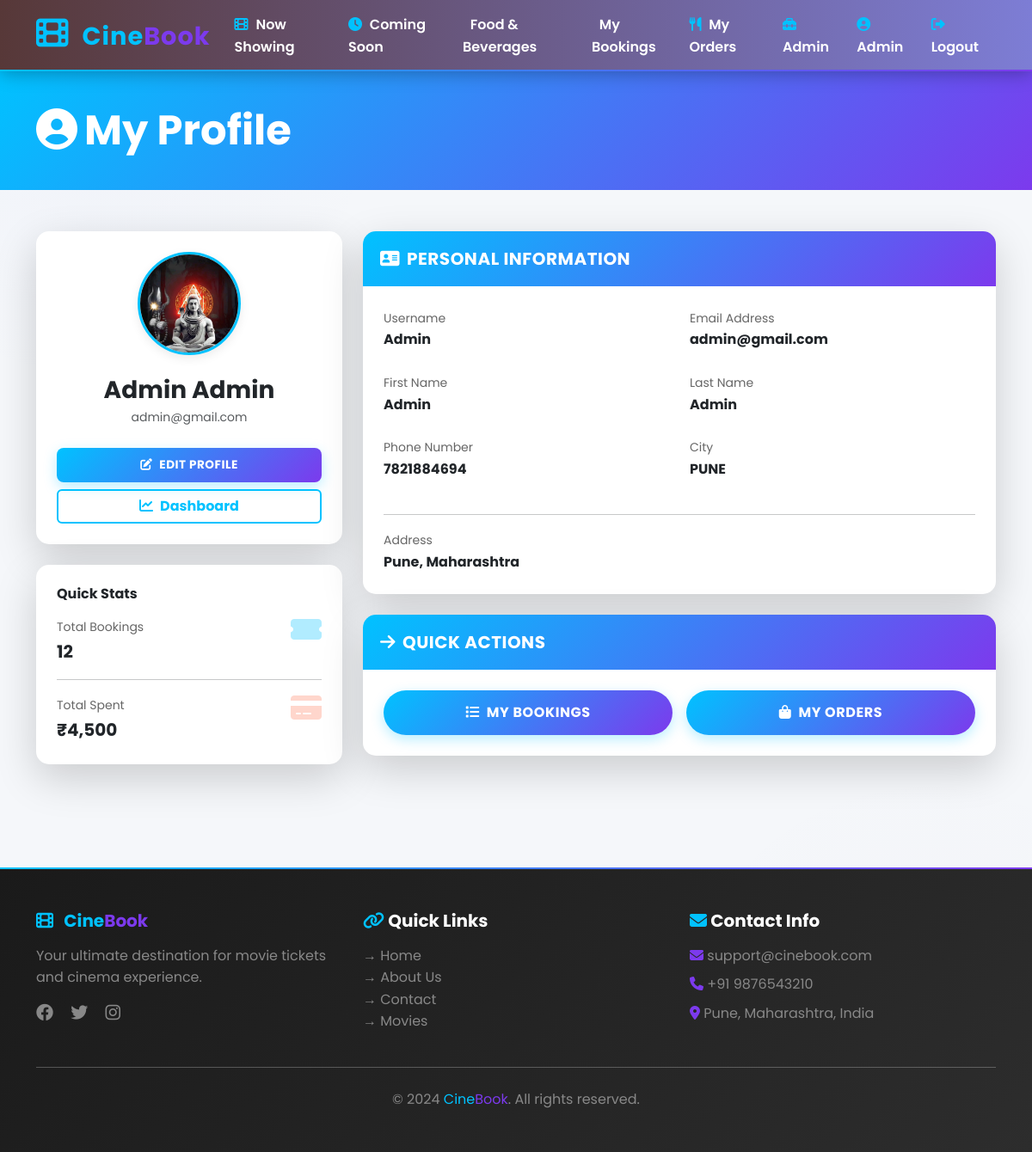
The page /users/profile/ (signed in) on the database its author committed.
### users/models.py (models this page shows, shortened)
class UserProfile(models.Model):
    user = models.OneToOneField(User, on_delete=models.CASCADE, related_name='profile')
    phone_number = models.CharField(max_length=15, blank=True, null=True)
    address = models.TextField(blank=True, null=True)
    city = models.CharField(max_length=50, blank=True, null=True)
    postal_code = models.CharField(max_length=10, blank=True, null=True)
    profile_picture = models.ImageField(upload_to='profile_pictures/', blank=True, null=True)
    date_of_birth = models.DateField(blank=True, null=True)
    is_verified = models.BooleanField(default=False)
    created_at = models.DateTimeField(auto_now_add=True)
    updated_at = models.DateTimeField(auto_now=True)
    class Meta:
        verbose_name = "User Profile"
        verbose_name_plural = "User Profiles"

### users/views.py (the view)
# urls.py: path('profile/', views.profile, name='profile'),
@login_required(login_url='users:login')
def profile(request):
    user_profile, created_profile = UserProfile.objects.get_or_create(user=request.user)
    user_role, created_role = UserRole.objects.get_or_create(user=request.user, defaults={'role': 'customer'})
    pending_booking = Booking.objects.filter(user=request.user, status='pending').order_by('-created_at').first()
    context = {
        'profile': user_profile,
        'user_role': user_role,
        'pending_booking': pending_booking,
        'page_title': 'My Profile'
    }
    return render(request, 'users/profile.html', context)

### templates/users/profile.html (shortened to what this page needs)
{% extends 'base.html' %}
{% load static %}
{% block body_attrs %}data-page="user-profile"{% endblock %}
{% block extra_css %}
<link rel="stylesheet" href="{% static 'css/user_dashboard.css' %}">
{% endblock %}
{% block content %}
<div style="background: linear-gradient(135deg, #00C2FF 0%, #7C3AED 100%); color: white; padding: 40px 0;">
    <div class="container">
        <h1 class="display-5 fw-bold mb-0">
            <i class="fas fa-user-circle me-2"></i>My Profile
        </h1>
    </div>
</div>
<div class="container py-5">
    <div class="row gx-4">
        <div class="col-lg-4 mb-4">
            <div class="card border-0 shadow-lg mb-4">
                <div class="card-body text-center">
                    {% if profile.profile_picture %}
                        <img src="{{ profile.profile_picture.url }}" class="rounded-circle profile-img mb-4"
                             alt="{{ request.user.username }}" style="width: 120px; height: 120px; object-fit: cover; border: 3px solid var(--accent-color);">
                    {% else %}
                        <div class="profile-placeholder mb-4 d-inline-flex align-items-center justify-content-center"
                             style="width: 120px; height: 120px; background: linear-gradient(135deg, #00C2FF, #7C3AED); border-radius: 50%; color: white; font-size: 3rem;">
                            <i class="fas fa-user"></i>
                        </div>
                    {% endif %}
                    <h3 class="fw-bold mb-1">{{ request.user.get_full_name|default:request.user.username }}</h3>
                    <p class="text-muted small mb-4">{{ request.user.email }}</p>
                    <div class="d-grid gap-2">
                        <a href="{% url 'users:edit_profile' %}" class="btn btn-primary fw-bold">
                            <i class="fas fa-edit me-2"></i>Edit Profile
                        </a>
                        <a href="{% url 'users:dashboard' %}" class="btn btn-outline-primary fw-bold">
                            <i class="fas fa-chart-line me-2"></i>Dashboard
                        </a>
                    </div>
                </div>
            </div>
            <div class="card border-0 shadow-lg">
                <div class="card-body">
                    <h6 class="fw-bold mb-3">Quick Stats</h6>
                    <div class="d-flex justify-content-between mb-3">
                        <div>
                            <small style="color: var(--text-light);">Total Bookings</small>
                            <div class="fw-bold fs-5">12</div>
                        </div>
                        <div class="text-end">
                            <i class="fas fa-ticket-alt fa-2x" style="color: var(--accent-color); opacity: 0.3;"></i>
                        </div>
                    </div>
                    <hr>
                    <div class="d-flex justify-content-between">
                        <div>
                            <small style="color: var(--text-light);">Total Spent</small>
                            <div class="fw-bold fs-5">₹4,500</div>
                        </div>
                        <div class="text-end">
                            <i class="fas fa-credit-card fa-2x" style="color: var(--secondary-color); opacity: 0.3;"></i>
                        </div>
                    </div>
                </div>
            </div>
        </div>
        <div class="col-lg-8">
            <div class="card border-0 shadow-lg mb-4">
                <div class="card-header" style="background: linear-gradient(135deg, #00C2FF, #7C3AED); color: white; border-radius: 0.25rem 0.25rem 0 0;">
                    <h5 class="mb-0 fw-bold">
                        <i class="fas fa-address-card me-2"></i>Personal Information
                    </h5>
                </div>
                <div class="card-body">
                    <div class="row">
                        <div class="col-md-6 mb-4">
                            <small style="color: var(--text-light);">Username</small>
                            <div class="fw-bold">{{ request.user.username }}</div>
                        </div>
                        <div class="col-md-6 mb-4">
                            <small style="color: var(--text-light);">Email Address</small>
                            <div class="fw-bold">{{ request.user.email }}</div>
                        </div>
                        <div class="col-md-6 mb-4">
                            <small style="color: var(--text-light);">First Name</small>
                            <div class="fw-bold">{{ request.user.first_name|default:'Not provided' }}</div>
                        </div>
                        <div class="col-md-6 mb-4">
                            <small style="color: var(--text-light);">Last Name</small>
                            <div class="fw-bold">{{ request.user.last_name|default:'Not provided' }}</div>
                        </div>
                        <div class="col-md-6 mb-4">
                            <small style="color: var(--text-light);">Phone Number</small>
                            <div class="fw-bold">{{ profile.phone_number|default:'Not provided' }}</div>
                        </div>
                        <div class="col-md-6 mb-4">
                            <small style="color: var(--text-light);">City</small>
                            <div class="fw-bold">{{ profile.city|default:'Not provided' }}</div>
                        </div>
                    </div>
                    <hr>
                    <div>
                        <small style="color: var(--text-light);">Address</small>
                        <p class="fw-bold mb-0">{{ profile.address|default:'No address provided.' }}</p>
                    </div>
                </div>
            </div>
            <div class="card border-0 shadow-lg">
                <div class="card-header" style="background: linear-gradient(135deg, #FF7A59, #FFA08A); color: white; border-radius: 0.25rem 0.25rem 0 0;">
                    <h5 class="mb-0 fw-bold">
                        <i class="fas fa-arrow-right me-2"></i>Quick Actions
                    </h5>
                </div>
                <div class="card-body">
                    <div class="row g-3">
                        <div class="col-md-6">
                            <a href="{% url 'bookings:booking_list' %}" class="btn btn-primary btn-lg w-100 fw-bold">
                                <i class="fas fa-list me-2"></i>My Bookings
                            </a>
                        </div>
                        <div class="col-md-6">
                            <a href="{% url 'food:order_list' %}" class="btn btn-primary btn-lg w-100 fw-bold">
                                <i class="fas fa-shopping-bag me-2"></i>My Orders
                            </a>
                        </div>
                    </div>
                </div>
            </div>
        </div>
    </div>
</div>
{% endblock %}

### templates/base.html (shortened to what this page needs)
{% load static %}
<!DOCTYPE html>
<html lang="en">
<head>
    <link href="https://cdn.jsdelivr.net/npm/bootstrap@5.3.0/dist/css/bootstrap.min.css" rel="stylesheet">
    <link href="https://cdnjs.cloudflare.com/ajax/libs/font-awesome/6.4.0/css/all.min.css" rel="stylesheet">
    <link rel="stylesheet" href="{% static 'css/style.css' %}">
    {% block extra_css %}{% endblock %}
</head>
<body id="page-body" {% block body_attrs %}{% endblock %}>
    <nav class="navbar navbar-expand-lg navbar-dark sticky-top" style="background: linear-gradient(90deg, #1a1a1a 0%, #2d2d2d 100%); box-shadow: 0 2px 20px rgba(0,0,0,0.3);">
        <div class="container">
                <a class="navbar-brand fw-bold" href="{% url 'home' %}">
                <i class="fas fa-film" style="color: #00C2FF;"></i> <span style="color: #00C2FF;">Cine</span><span style="color: #7C3AED;">Book</span>
            </a>
            <div class="collapse navbar-collapse" id="navbarNav">
                <ul class="navbar-nav ms-auto">
                    <li class="nav-item">
                        <a class="nav-link" href="{% url 'movies:movie_list' %}"><i class="fas fa-film"></i> Now Showing</a>
                    </li>
                    <li class="nav-item">
                        <a class="nav-link" href="{% url 'movies:coming_soon' %}"><i class="fas fa-clock"></i> Coming Soon</a>
                    </li>
                    <li class="nav-item">
                        <a class="nav-link" href="{% url 'food:menu' %}"> Food & Beverages</a>
                    </li>
                    {% if user.is_authenticated %}
                        <li class="nav-item">
                            <a class="nav-link" href="{% url 'bookings:booking_list' %}"> My Bookings</a>
                        </li>
                        <li class="nav-item">
                            <a class="nav-link" href="{% url 'food:order_list' %}">
                                <i class="fas fa-utensils"></i> My Orders
                            </a>
                        </li>
                        {% if user.is_superuser %}
                            <li class="nav-item">
                                <a class="nav-link" href="{% url 'admin:index' %}"><i class="fas fa-toolbox"></i> Admin</a>
                            </li>
                        {% endif %}
                        <li class="nav-item">
                            <a class="nav-link" href="{% url 'users:profile' %}"><i class="fas fa-user-circle"></i> {{ user.first_name }}</a>
                        </li>
                        <li class="nav-item">
                            <a class="nav-link" href="{% url 'users:logout' %}"><i class="fas fa-sign-out-alt"></i> Logout</a>
                        </li>
                    {% endif %}
                </ul>
            </div>
        </div>
    </nav>
    <main class="min-vh-100">
        {% block content %}{% endblock %}
    </main>
    <footer style="background: linear-gradient(135deg, #1a1a1a 0%, #2d2d2d 100%); border-top: 2px solid #00C2FF;" class="text-white mt-5">
        <div class="container py-5">
            <div class="row g-4">
                <div class="col-md-4">
                    <h5 class="fw-bold mb-3">
                        <i class="fas fa-film" style="color: #00C2FF; margin-right: 8px;"></i>
                        <span style="color: #00C2FF;">Cine</span><span style="color: #7C3AED;">Book</span>
                    </h5>
                    <p class="text-white-50">Your ultimate destination for movie tickets and cinema experience.</p>
                    <div>
                        <a href="#" class="text-white-50 me-3" style="transition: color 0.3s;"><i class="fab fa-facebook fa-lg"></i></a>
                        <a href="#" class="text-white-50 me-3" style="transition: color 0.3s;"><i class="fab fa-twitter fa-lg"></i></a>
                        <a href="#" class="text-white-50" style="transition: color 0.3s;"><i class="fab fa-instagram fa-lg"></i></a>
                    </div>
                </div>
                <div class="col-md-4">
                    <h5 class="fw-bold mb-3"><i class="fas fa-link" style="color: #00C2FF;"></i> Quick Links</h5>
                    <ul class="list-unstyled">
                        <li><a href="{% url 'home' %}" class="text-white-50" style="text-decoration: none; transition: color 0.3s;">→ Home</a></li>
                        <li><a href="{% url 'about' %}" class="text-white-50" style="text-decoration: none; transition: color 0.3s;">→ About Us</a></li>
                        <li><a href="{% url 'contact' %}" class="text-white-50" style="text-decoration: none; transition: color 0.3s;">→ Contact</a></li>
                        <li><a href="{% url 'movies:movie_list' %}" class="text-white-50" style="text-decoration: none; transition: color 0.3s;">→ Movies</a></li>
                    </ul>
                </div>
                <div class="col-md-4">
                    <h5 class="fw-bold mb-3"><i class="fas fa-envelope" style="color: #00C2FF;"></i> Contact Info</h5>
                    <p class="text-white-50 mb-2">
                        <i class="fas fa-envelope" style="color: #7C3AED;"></i> support@cinebook.com
                    </p>
                    <p class="text-white-50 mb-2">
                        <i class="fas fa-phone" style="color: #7C3AED;"></i> +91 9876543210
                    </p>
                    <p class="text-white-50">
                        <i class="fas fa-map-marker-alt" style="color: #7C3AED;"></i> Pune, Maharashtra, India
                    </p>
                </div>
            </div>
            <hr class="bg-white-50 my-4">
            <div class="text-center">
                <p class="mb-0 text-white-50">&copy; 2024 <span style="color: #00C2FF;">Cine</span><span style="color: #7C3AED;">Book</span>. All rights reserved.</p>
            </div>
        </div>
    </footer>
</body>
</html>

### rows shown on the page
UserProfile: profile_picture (picture), phone_number "7821884694", city "PUNE", address "Pune, Maharashtra"

### other values the page prints
{{ user.first_name }} "Admin"
{{ request.user.get_full_name|default:request.user.username }} "Admin Admin"
{{ request.user.email }} "admin@gmail.com"
{{ request.user.username }} "Admin"
{{ request.user.first_name|default:'Not provided' }} "Admin"
{{ request.user.last_name|default:'Not provided' }} "Admin"
